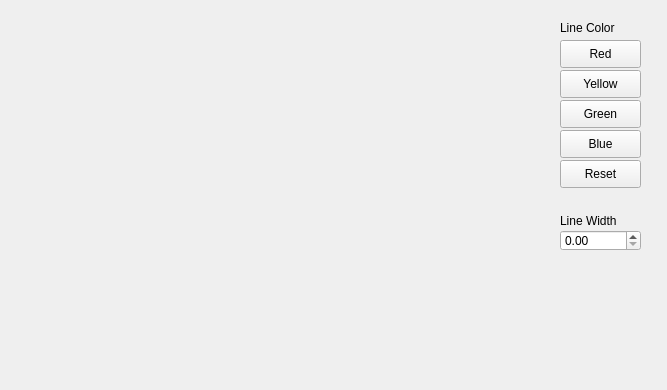
<?xml version="1.0" encoding="UTF-8"?>
<ui version="4.0">
 <class>MyPainter</class>
 <widget class="QWidget" name="MyPainter">
  <property name="geometry">
   <rect>
    <x>0</x>
    <y>0</y>
    <width>667</width>
    <height>390</height>
   </rect>
  </property>
  <property name="windowTitle">
   <string>MyPainter</string>
  </property>
  <widget class="QLabel" name="label">
   <property name="geometry">
    <rect>
     <x>560</x>
     <y>210</y>
     <width>91</width>
     <height>21</height>
    </rect>
   </property>
   <property name="text">
    <string>Line Width</string>
   </property>
  </widget>
  <widget class="QLabel" name="label_2">
   <property name="geometry">
    <rect>
     <x>560</x>
     <y>20</y>
     <width>101</width>
     <height>16</height>
    </rect>
   </property>
   <property name="text">
    <string>Line Color</string>
   </property>
  </widget>
  <widget class="QDoubleSpinBox" name="doubleSpinBox">
   <property name="geometry">
    <rect>
     <x>560</x>
     <y>230</y>
     <width>81</width>
     <height>21</height>
    </rect>
   </property>
  </widget>
  <widget class="QPushButton" name="pushButton_5">
   <property name="geometry">
    <rect>
     <x>560</x>
     <y>160</y>
     <width>81</width>
     <height>28</height>
    </rect>
   </property>
   <property name="text">
    <string>Reset</string>
   </property>
  </widget>
  <widget class="QPushButton" name="pushButton_2">
   <property name="geometry">
    <rect>
     <x>560</x>
     <y>70</y>
     <width>81</width>
     <height>28</height>
    </rect>
   </property>
   <property name="text">
    <string>Yellow</string>
   </property>
  </widget>
  <widget class="QPushButton" name="pushButton">
   <property name="geometry">
    <rect>
     <x>560</x>
     <y>40</y>
     <width>81</width>
     <height>28</height>
    </rect>
   </property>
   <property name="text">
    <string>Red</string>
   </property>
  </widget>
  <widget class="QPushButton" name="pushButton_3">
   <property name="geometry">
    <rect>
     <x>560</x>
     <y>100</y>
     <width>81</width>
     <height>28</height>
    </rect>
   </property>
   <property name="text">
    <string>Green</string>
   </property>
  </widget>
  <widget class="QPushButton" name="pushButton_4">
   <property name="geometry">
    <rect>
     <x>560</x>
     <y>130</y>
     <width>81</width>
     <height>28</height>
    </rect>
   </property>
   <property name="text">
    <string>Blue</string>
   </property>
  </widget>
 </widget>
 <layoutdefault spacing="6" margin="11"/>
 <resources/>
 <connections/>
</ui>
